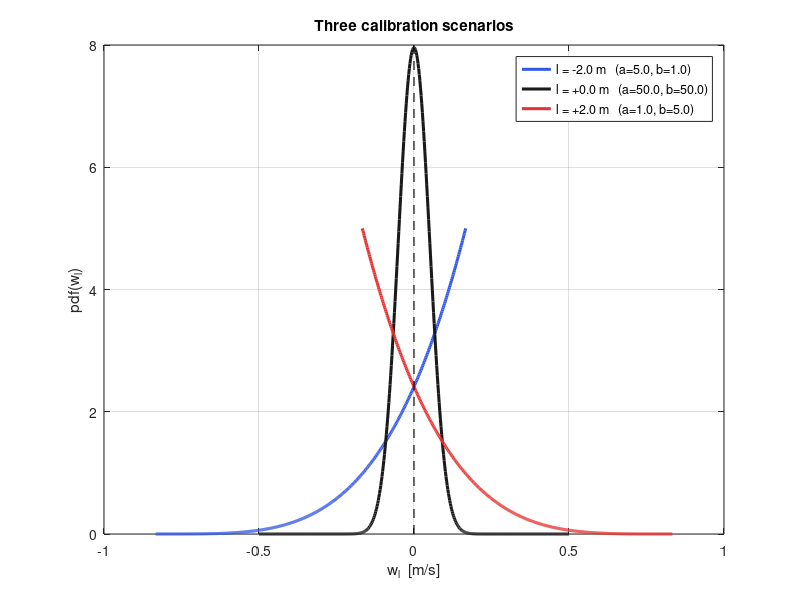
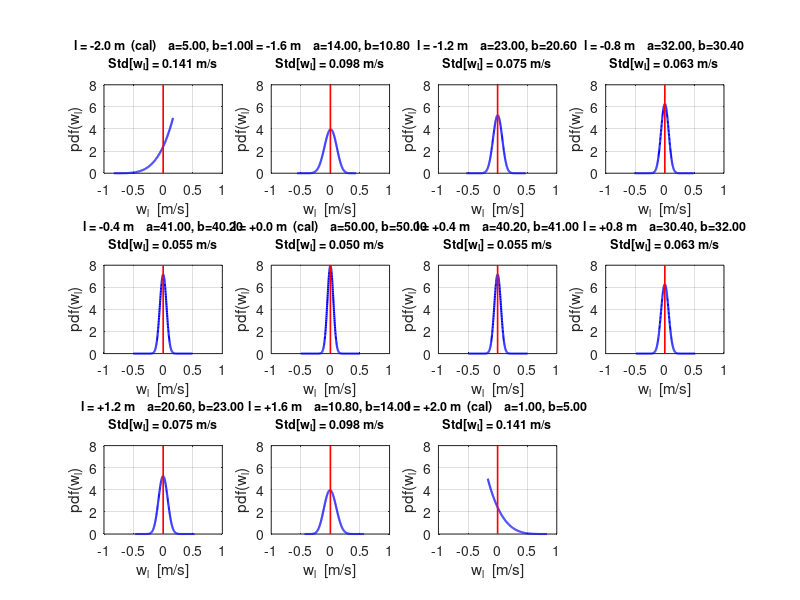

MATLAB code for these plots, in order:
%% Lateral Beta Noise - 3-scenario Calibration via Interpolation
% ------------------------------------------------------------------------
% Instead of designing (a, b) from a closed-form formula in l, we pick
% (a, b) DIRECTLY at three anchor points in l:
%
%     l = -l_max      (car @ LEFT wall)
%     l =  0          (car @ centre)
%     l = +l_max      (car @ RIGHT wall)
%
% then linearly interpolate a(l) and b(l) between them, and linearly
% extrapolate outside [-l_max, +l_max]. The Beta PDF of X on (0,1)
% is built from (a(l), b(l)), and w_l is the shifted-and-scaled version
% with zero mean.
% ------------------------------------------------------------------------

clear; clc; close all;

%% ======================================================================
%  SHARED PARAMETERS
% =======================================================================
l_max      = 2.0;     % Track half-width [m]. The car is confined to |l| <= l_max.
l_values   = -l_max : 0.4 : l_max;                % 11 values used for the sweep

%% ======================================================================
%  THREE CALIBRATION SCENARIOS
% =======================================================================
% At each of these 3 anchor positions in l, we DIRECTLY specify the Beta
% shape parameters a and b. These are the only free design knobs; every
% other (a, b) is interpolated from these. Edit the numbers below to
% reshape the whole noise design.
%
% Intuition for what (a, b) do:
%   a > b  =>  Beta mass piled toward x = 1  (so w_l = scale*(X-mean) tends positive)
%   a < b  =>  Beta mass piled toward x = 0  (so w_l tends negative)
%   a = b  =>  symmetric Beta about x = 0.5
%   a + b  =>  CONCENTRATION: larger sum means narrower, peakier PDF
%
% Here we choose:
%   at l = -l_max :  a=5, b=1   (strongly skewed toward x=1)
%   at l =  0     :  a=5, b=5   (symmetric)
%   at l = +l_max :  a=1, b=5   (strongly skewed toward x=0)

l_cal = [ -l_max,    0,     +l_max ];      % anchor l values: -2, 0, +2
a_cal = [  5.0,      50.0,    1.0   ];      % Beta 'a' at each anchor
b_cal = [  1.0,      50.0,    5.0   ];      % Beta 'b' at each anchor

%% ======================================================================
%  INTERPOLATED a(l) AND b(l)
% =======================================================================
% The anchors span the FULL admissible range [-l_max, +l_max]
% Piecewise-linear interpolation blends between the bracketing anchor pair. 

a_of_l = @(l) max( interp1(l_cal, a_cal, l, 'linear'));
b_of_l = @(l) max( interp1(l_cal, b_cal, l, 'linear'));

%% ======================================================================
%  PDF OF w_l AT ANY l
% =======================================================================
% X ~ Beta(a, b),  w_l = beta_scale * ( X - a/(a+b) )
% The subtraction by a/(a+b) uses the Beta's own mean, so E[w_l] = 0 at
% every l. Change of variables: pdf_w(w) = pdf_X(x) / beta_scale.
% The Beta PDF itself is
%     pdf_X(x; a,b) = x^(a-1) * (1-x)^(b-1) / B(a, b)
% using the built-in base-MATLAB beta() function as the normaliser. as per
% the standard way to build up a beta distribution. 

beta_pdf = @(x, a, b) x.^(a-1) .* (1 - x).^(b-1) / beta(a, b);

% ----------------------------------------------------------------------
% Shared axis limits for every plot in the figures below.
% ----------------------------------------------------------------------

xlim_common = [-1, 1];
ylim_common = [0, 8];

%% ======================================================================
%  FIGURE 1: the 3 CALIBRATION scenarios overlaid
% =======================================================================
figure('Position', [80 80 780 580], 'Name', 'Calibration scenarios');
hold on; grid on; box on;
cal_colors = [0.20 0.35 0.90;    % blue: left-wall scenario
              0.10 0.10 0.10;    % black: centre
              0.90 0.20 0.20];   % red:  right-wall scenario

x_grid   = linspace(0, 1, 500);   
cal_labels = cell(1, numel(l_cal));
for i = 1:numel(l_cal)
    a = a_cal(i);
    b = b_cal(i);
    mu_X  = a/(a+b);
    w     = (x_grid - mu_X);
    pdf_w = beta_pdf(x_grid, a, b);
    plot(w, pdf_w, 'Color', cal_colors(i,:), 'LineWidth', 2.2);
    cal_labels{i} = sprintf('l = %+.1f m   (a=%.1f, b=%.1f)', ...
                             l_cal(i), a, b);
end
plot([0 0], ylim_common, 'k--', 'LineWidth', 0.8);   % E[w_l] = 0 reference
xlim(xlim_common);
ylim(ylim_common);
xlabel('w_l  [m/s]'); ylabel('pdf(w_l)');
title('Three calibration scenarios');
legend(cal_labels, 'Location', 'northeast');

%% ======================================================================
%  FIGURE 2: all 11 PDFs across the sweep -l_max : 0.4 : +l_max
% =======================================================================
% 11 subplots in a 3x4 grid (one cell left blank). Calibration-anchor
% l values are flagged in the subplot title with "(cal)" so you can
% still tell them apart from the interpolated ones.
% All subplots share identical x and y limits (xlim_common, ylim_common)
% so the shapes can be compared directly by eye.

figure('Position', [80 80 1500 820], 'Name', 'PDFs across full l sweep');

for i = 1:numel(l_values)
    l = l_values(i);
    a = a_of_l(l);
    b = b_of_l(l);
    mu_X  = a/(a+b);
    w     = (x_grid - mu_X);
    pdf_w = beta_pdf(x_grid, a, b);
    std_w = sqrt( a*b / ((a+b)^2 * (a+b+1)) );

    is_anchor = any(abs(l_cal - l) < 1e-9);
    cal_tag = '';
    if is_anchor, cal_tag = '  (cal)'; end

    subplot(3, 4, i); hold on; grid on; box on;
    plot(w, pdf_w, 'b-', 'LineWidth', 1.5);
    plot([0 0], ylim_common, 'r-', 'LineWidth', 1.2);   % E[w_l] = 0 reference
    xlim(xlim_common);
    ylim(ylim_common);
    xlabel('w_l  [m/s]'); ylabel('pdf(w_l)');
    title(sprintf('l = %+.1f m%s    a=%.2f, b=%.2f\nStd[w_l] = %.3f m/s', ...
                  l, cal_tag, a, b, std_w), 'FontSize', 9);
end
